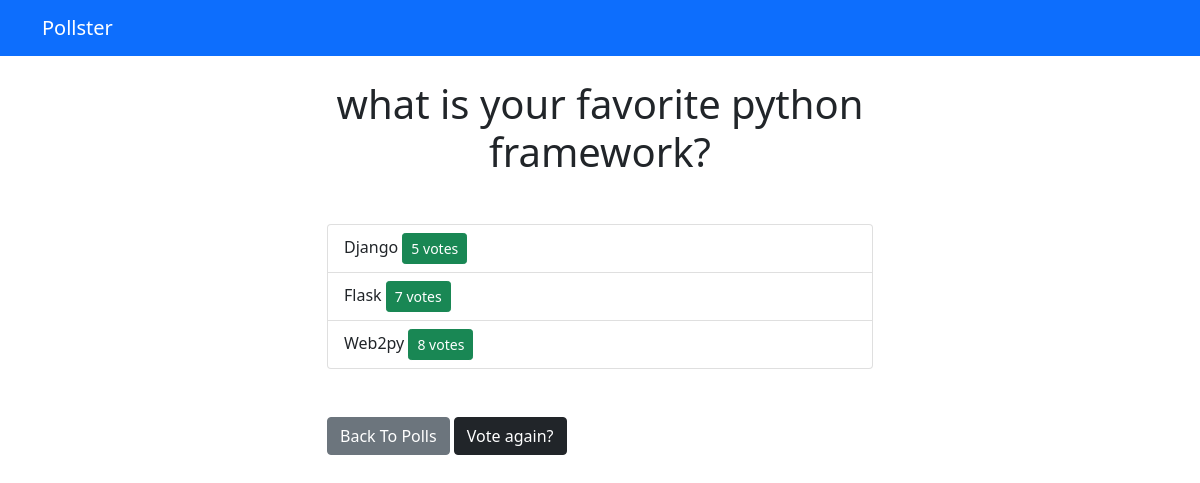
Screenshot of /polls/3/results/ with the database file from the repository.
### polls/models.py (models this page shows, shortened)
class Question(models.Model):
    question_text = models.CharField(max_length=200) #primary_key
    pub_date = models.DateTimeField('date published')

class Choice(models.Model):
    question = models.ForeignKey(Question, on_delete=models.CASCADE)
    choice_text = models.CharField(max_length=200)
    votes = models.IntegerField(default=0)

### polls/views.py (the view)
# urls.py: path('<int:question_id>/results/', views.results, name='results'),
def results(request, question_id):
    question = get_object_or_404(Question, pk=question_id)
    return render(request, 'polls/results.html', { 'question': question })

### polls/templates/polls/results.html
{% extends 'base.html' %}
{% block content %}
<h1 class="mb-5 text-center">{{ question.question_text }}</h1>
<ul class="list-group mb-5">
    {% for choice in question.choice_set.all %}
    <li class="list-group-item">
        {{ choice.choice_text }} <span class='btn btn-success btn-sm float-right'>{{ choice.votes }} vote{{ choice.votes | pluralize }}</span>
    </li>
    {% endfor %}
</ul>
<a class="btn btn-secondary" href="{% url 'polls:index' %}">Back To Polls</a>
<a class="btn btn-dark" href="{% url 'polls:detail' question.id %}">Vote again?</a>
{% endblock %}

### polls/templates/base.html (shortened to what this page needs)
<!DOCTYPE html>
<html lang="en">
    <head>
        <link href="https://cdn.jsdelivr.net/npm/bootstrap@5.0.0-beta1/dist/css/bootstrap.min.css" rel="stylesheet">
    </head>
    <body>
        {% include 'partials/_navbar.html' %}
        <div class="container">
            <div class="row">
                <div class="col-md-6 m-auto">
                    {% block content %}{% endblock %}
                </div>
            </div>
        </div>
    </body>
</html>

### polls/templates/partials/_navbar.html
<nav class="navbar navbar-dark bg-primary mb-4">
    <div class="container">
        <a class="navbar-brand" href="/">Pollster</a>
    </div>
</nav>

### rows the page displays
Question: question_text "what is your favorite python framework?"
Choice: choice_text "Django", votes "5", votes|pluralize "s"
Choice: choice_text "Flask", votes "7", votes|pluralize "s"
Choice: choice_text "Web2py", votes "8", votes|pluralize "s"
